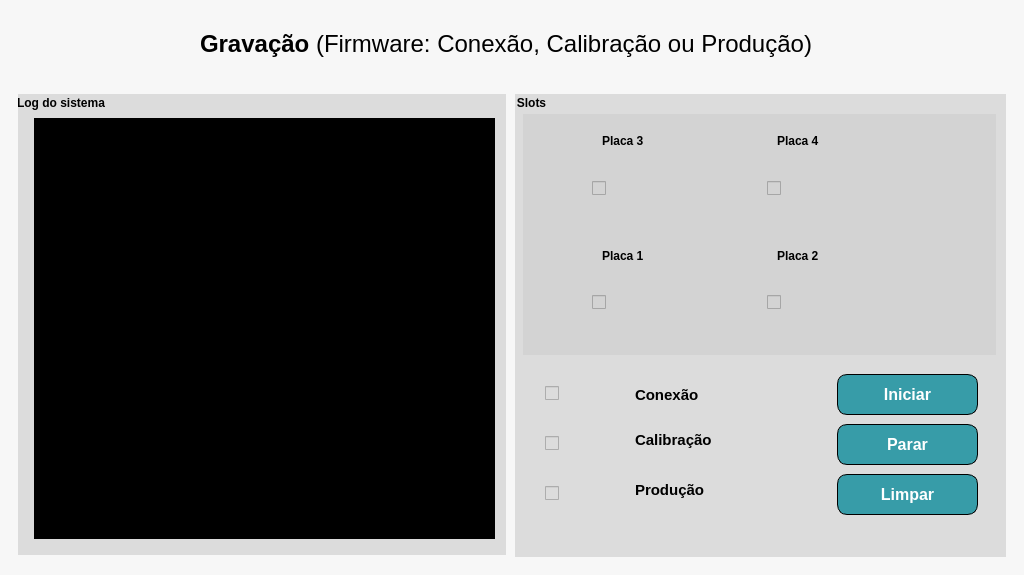
<?xml version="1.0" encoding="UTF-8"?>
<ui version="4.0">
 <class>MainWindowGrav</class>
 <widget class="QMainWindow" name="MainWindowGrav">
  <property name="geometry">
   <rect>
    <x>0</x>
    <y>0</y>
    <width>1024</width>
    <height>575</height>
   </rect>
  </property>
  <property name="windowTitle">
   <string>Gravação</string>
  </property>
  <property name="styleSheet">
   <string notr="true">background-color: rgb(247, 247, 247);</string>
  </property>
  <widget class="QWidget" name="centralwidget">
   <layout class="QVBoxLayout" name="verticalLayout">
    <item>
     <widget class="QFrame" name="frame">
      <property name="sizePolicy">
       <sizepolicy hsizetype="Preferred" vsizetype="Maximum">
        <horstretch>0</horstretch>
        <verstretch>0</verstretch>
       </sizepolicy>
      </property>
      <property name="minimumSize">
       <size>
        <width>0</width>
        <height>70</height>
       </size>
      </property>
      <property name="styleSheet">
       <string notr="true">border: 0px;</string>
      </property>
      <property name="frameShape">
       <enum>QFrame::StyledPanel</enum>
      </property>
      <property name="frameShadow">
       <enum>QFrame::Raised</enum>
      </property>
      <layout class="QHBoxLayout" name="horizontalLayout_2">
       <item>
        <spacer name="horizontalSpacer_2">
         <property name="orientation">
          <enum>Qt::Horizontal</enum>
         </property>
         <property name="sizeHint" stdset="0">
          <size>
           <width>40</width>
           <height>20</height>
          </size>
         </property>
        </spacer>
       </item>
       <item>
        <widget class="QLabel" name="label">
         <property name="text">
          <string>&lt;html&gt;&lt;head/&gt;&lt;body&gt;&lt;p align=&quot;center&quot;&gt;&lt;span style=&quot; font-size:18pt; font-weight:600;&quot;&gt;Gravação &lt;/span&gt;&lt;span style=&quot; font-size:18pt;&quot;&gt;(Firmware: Conexão, Calibração ou Produção)&lt;/span&gt;&lt;/p&gt;&lt;/body&gt;&lt;/html&gt;</string>
         </property>
        </widget>
       </item>
       <item>
        <spacer name="horizontalSpacer">
         <property name="orientation">
          <enum>Qt::Horizontal</enum>
         </property>
         <property name="sizeHint" stdset="0">
          <size>
           <width>40</width>
           <height>20</height>
          </size>
         </property>
        </spacer>
       </item>
       <item>
        <widget class="QLabel" name="label_2">
         <property name="text">
          <string/>
         </property>
         <property name="pixmap">
          <pixmap>img/logoSenfio4.jpeg</pixmap>
         </property>
        </widget>
       </item>
      </layout>
     </widget>
    </item>
    <item>
     <widget class="QFrame" name="frame_2">
      <property name="styleSheet">
       <string notr="true">border:0px;</string>
      </property>
      <property name="frameShape">
       <enum>QFrame::StyledPanel</enum>
      </property>
      <property name="frameShadow">
       <enum>QFrame::Raised</enum>
      </property>
      <layout class="QHBoxLayout" name="horizontalLayout">
       <item>
        <widget class="QFrame" name="frame_3">
         <property name="frameShape">
          <enum>QFrame::StyledPanel</enum>
         </property>
         <property name="frameShadow">
          <enum>QFrame::Raised</enum>
         </property>
         <widget class="QGroupBox" name="groupBox">
          <property name="geometry">
           <rect>
            <x>-3</x>
            <y>0</y>
            <width>491</width>
            <height>461</height>
           </rect>
          </property>
          <property name="font">
           <font>
            <weight>75</weight>
            <bold>true</bold>
           </font>
          </property>
          <property name="styleSheet">
           <string notr="true">background-color: rgb(220,220,220);</string>
          </property>
          <property name="title">
           <string>Log do sistema</string>
          </property>
          <widget class="QTextEdit" name="textEditLogGrav">
           <property name="geometry">
            <rect>
             <x>19</x>
             <y>24</y>
             <width>461</width>
             <height>421</height>
            </rect>
           </property>
           <property name="styleSheet">
            <string notr="true">background-color: rgb(0, 0, 0);</string>
           </property>
          </widget>
         </widget>
        </widget>
       </item>
       <item>
        <widget class="QFrame" name="frame_4">
         <property name="styleSheet">
          <string notr="true">background-color: rgb(220,220,220);
</string>
         </property>
         <property name="frameShape">
          <enum>QFrame::StyledPanel</enum>
         </property>
         <property name="frameShadow">
          <enum>QFrame::Raised</enum>
         </property>
         <widget class="QGroupBox" name="groupBox_2">
          <property name="geometry">
           <rect>
            <x>0</x>
            <y>0</y>
            <width>481</width>
            <height>451</height>
           </rect>
          </property>
          <property name="font">
           <font>
            <weight>75</weight>
            <bold>true</bold>
           </font>
          </property>
          <property name="title">
           <string>Slots</string>
          </property>
          <widget class="QFrame" name="frame_5">
           <property name="geometry">
            <rect>
             <x>8</x>
             <y>20</y>
             <width>481</width>
             <height>241</height>
            </rect>
           </property>
           <property name="styleSheet">
            <string notr="true">background-color: rgb(211,211,211);</string>
           </property>
           <property name="frameShape">
            <enum>QFrame::StyledPanel</enum>
           </property>
           <property name="frameShadow">
            <enum>QFrame::Raised</enum>
           </property>
           <layout class="QGridLayout" name="gridLayout">
            <item row="0" column="0">
             <widget class="QFrame" name="frame_7">
              <property name="frameShape">
               <enum>QFrame::StyledPanel</enum>
              </property>
              <property name="frameShadow">
               <enum>QFrame::Raised</enum>
              </property>
              <widget class="QCheckBox" name="checkBoxGrav3">
               <property name="geometry">
                <rect>
                 <x>60</x>
                 <y>30</y>
                 <width>91</width>
                 <height>71</height>
                </rect>
               </property>
               <property name="text">
                <string/>
               </property>
              </widget>
              <widget class="QLabel" name="labelP3">
               <property name="geometry">
                <rect>
                 <x>70</x>
                 <y>10</y>
                 <width>55</width>
                 <height>16</height>
                </rect>
               </property>
               <property name="font">
                <font>
                 <weight>75</weight>
                 <bold>true</bold>
                </font>
               </property>
               <property name="text">
                <string>Placa 3</string>
               </property>
              </widget>
             </widget>
            </item>
            <item row="0" column="1">
             <widget class="QFrame" name="frame_8">
              <property name="frameShape">
               <enum>QFrame::StyledPanel</enum>
              </property>
              <property name="frameShadow">
               <enum>QFrame::Raised</enum>
              </property>
              <widget class="QCheckBox" name="checkBoxGrav4">
               <property name="geometry">
                <rect>
                 <x>0</x>
                 <y>30</y>
                 <width>101</width>
                 <height>71</height>
                </rect>
               </property>
               <property name="text">
                <string/>
               </property>
              </widget>
              <widget class="QLabel" name="labelP4">
               <property name="geometry">
                <rect>
                 <x>10</x>
                 <y>10</y>
                 <width>55</width>
                 <height>16</height>
                </rect>
               </property>
               <property name="font">
                <font>
                 <weight>75</weight>
                 <bold>true</bold>
                </font>
               </property>
               <property name="styleSheet">
                <string notr="true"/>
               </property>
               <property name="text">
                <string>Placa 4</string>
               </property>
              </widget>
             </widget>
            </item>
            <item row="1" column="0">
             <widget class="QFrame" name="frame_9">
              <property name="frameShape">
               <enum>QFrame::StyledPanel</enum>
              </property>
              <property name="frameShadow">
               <enum>QFrame::Raised</enum>
              </property>
              <widget class="QCheckBox" name="checkBoxGrav1">
               <property name="geometry">
                <rect>
                 <x>60</x>
                 <y>29</y>
                 <width>91</width>
                 <height>71</height>
                </rect>
               </property>
               <property name="text">
                <string/>
               </property>
              </widget>
              <widget class="QLabel" name="labelP1">
               <property name="geometry">
                <rect>
                 <x>70</x>
                 <y>10</y>
                 <width>55</width>
                 <height>16</height>
                </rect>
               </property>
               <property name="font">
                <font>
                 <weight>75</weight>
                 <bold>true</bold>
                </font>
               </property>
               <property name="text">
                <string>Placa 1</string>
               </property>
              </widget>
             </widget>
            </item>
            <item row="1" column="1">
             <widget class="QFrame" name="frame_10">
              <property name="frameShape">
               <enum>QFrame::StyledPanel</enum>
              </property>
              <property name="frameShadow">
               <enum>QFrame::Raised</enum>
              </property>
              <widget class="QCheckBox" name="checkBoxGrav2">
               <property name="geometry">
                <rect>
                 <x>0</x>
                 <y>29</y>
                 <width>101</width>
                 <height>71</height>
                </rect>
               </property>
               <property name="text">
                <string/>
               </property>
              </widget>
              <widget class="QLabel" name="labelP2">
               <property name="geometry">
                <rect>
                 <x>10</x>
                 <y>10</y>
                 <width>55</width>
                 <height>16</height>
                </rect>
               </property>
               <property name="font">
                <font>
                 <weight>75</weight>
                 <bold>true</bold>
                </font>
               </property>
               <property name="text">
                <string>Placa 2</string>
               </property>
              </widget>
             </widget>
            </item>
           </layout>
          </widget>
          <widget class="QFrame" name="frame_6">
           <property name="geometry">
            <rect>
             <x>10</x>
             <y>270</y>
             <width>471</width>
             <height>151</height>
            </rect>
           </property>
           <property name="frameShape">
            <enum>QFrame::StyledPanel</enum>
           </property>
           <property name="frameShadow">
            <enum>QFrame::Raised</enum>
           </property>
           <widget class="QPushButton" name="btnStartGrav">
            <property name="geometry">
             <rect>
              <x>312</x>
              <y>10</y>
              <width>141</width>
              <height>41</height>
             </rect>
            </property>
            <property name="styleSheet">
             <string notr="true">QPushButton {
	 color: white;
     font: bold 12pt;
     background-color: #379ca8; 
     border: 1px solid black;
     border-radius: 10px;
	 width: 5px;                                             
     height: 5px;                                             
    
}
QPushButton:pressed {
    background-color: qlineargradient(spread:pad, x1:0, y1:0, x2:0, y2:1,   stop:0 			rgba(60, 186, 162, 255), stop:1 rgba(98, 211, 162, 255))
}</string>
            </property>
            <property name="text">
             <string>Iniciar</string>
            </property>
           </widget>
           <widget class="QPushButton" name="btnClearGrav">
            <property name="geometry">
             <rect>
              <x>312</x>
              <y>110</y>
              <width>141</width>
              <height>41</height>
             </rect>
            </property>
            <property name="styleSheet">
             <string notr="true">QPushButton {
	 color: white;
     font: bold 12pt;
     background-color: #379ca8; 
     border: 1px solid black;
     border-radius: 10px;
	 width: 5px;                                             
     height: 5px;                                             
    
}
QPushButton:pressed {
    background-color: qlineargradient(spread:pad, x1:0, y1:0, x2:0, y2:1,   stop:0 			rgba(60, 186, 162, 255), stop:1 rgba(98, 211, 162, 255))
}</string>
            </property>
            <property name="text">
             <string>Limpar</string>
            </property>
           </widget>
           <widget class="QPushButton" name="btnStopGrav">
            <property name="geometry">
             <rect>
              <x>312</x>
              <y>60</y>
              <width>141</width>
              <height>41</height>
             </rect>
            </property>
            <property name="styleSheet">
             <string notr="true">QPushButton {
	 color: white;
     font: bold 12pt;
     background-color: #379ca8; 
     border: 1px solid black;
     border-radius: 10px;
	 width: 5px;                                             
     height: 5px;                                             
    
}
QPushButton:pressed {
    background-color: qlineargradient(spread:pad, x1:0, y1:0, x2:0, y2:1,   stop:0 			rgba(60, 186, 162, 255), stop:1 rgba(98, 211, 162, 255))
}</string>
            </property>
            <property name="text">
             <string>Parar</string>
            </property>
           </widget>
           <widget class="QCheckBox" name="checkBoxConex">
            <property name="geometry">
             <rect>
              <x>20</x>
              <y>9</y>
              <width>61</width>
              <height>41</height>
             </rect>
            </property>
            <property name="font">
             <font>
              <pointsize>10</pointsize>
              <weight>75</weight>
              <bold>true</bold>
             </font>
            </property>
            <property name="text">
             <string/>
            </property>
           </widget>
           <widget class="QCheckBox" name="checkBoxCalibra">
            <property name="geometry">
             <rect>
              <x>20</x>
              <y>59</y>
              <width>71</width>
              <height>41</height>
             </rect>
            </property>
            <property name="font">
             <font>
              <pointsize>10</pointsize>
              <weight>75</weight>
              <bold>true</bold>
             </font>
            </property>
            <property name="text">
             <string/>
            </property>
           </widget>
           <widget class="QCheckBox" name="checkBoxProdu">
            <property name="geometry">
             <rect>
              <x>20</x>
              <y>109</y>
              <width>71</width>
              <height>41</height>
             </rect>
            </property>
            <property name="font">
             <font>
              <pointsize>10</pointsize>
              <weight>75</weight>
              <bold>true</bold>
             </font>
            </property>
            <property name="text">
             <string/>
            </property>
           </widget>
           <widget class="QLabel" name="labelP1_2">
            <property name="geometry">
             <rect>
              <x>110</x>
              <y>15</y>
              <width>91</width>
              <height>31</height>
             </rect>
            </property>
            <property name="font">
             <font>
              <pointsize>11</pointsize>
              <weight>75</weight>
              <bold>true</bold>
             </font>
            </property>
            <property name="text">
             <string>Conexão</string>
            </property>
           </widget>
           <widget class="QLabel" name="labelP1_3">
            <property name="geometry">
             <rect>
              <x>110</x>
              <y>60</y>
              <width>101</width>
              <height>31</height>
             </rect>
            </property>
            <property name="font">
             <font>
              <pointsize>11</pointsize>
              <weight>75</weight>
              <bold>true</bold>
             </font>
            </property>
            <property name="text">
             <string>Calibração</string>
            </property>
           </widget>
           <widget class="QLabel" name="labelP1_4">
            <property name="geometry">
             <rect>
              <x>110</x>
              <y>110</y>
              <width>91</width>
              <height>31</height>
             </rect>
            </property>
            <property name="font">
             <font>
              <pointsize>11</pointsize>
              <weight>75</weight>
              <bold>true</bold>
             </font>
            </property>
            <property name="text">
             <string>Produção</string>
            </property>
           </widget>
          </widget>
         </widget>
        </widget>
       </item>
      </layout>
     </widget>
    </item>
   </layout>
  </widget>
 </widget>
 <resources/>
 <connections/>
</ui>
